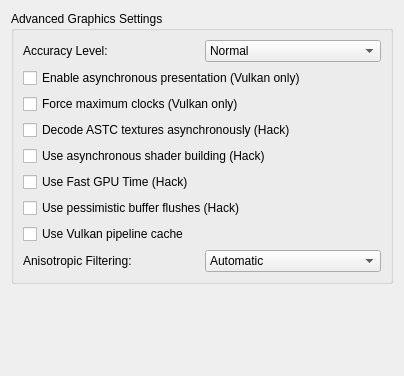
<?xml version="1.0" encoding="UTF-8"?>
<ui version="4.0">
 <class>ConfigureGraphicsAdvanced</class>
 <widget class="QWidget" name="ConfigureGraphicsAdvanced">
  <property name="geometry">
   <rect>
    <x>0</x>
    <y>0</y>
    <width>404</width>
    <height>376</height>
   </rect>
  </property>
  <property name="windowTitle">
   <string>Form</string>
  </property>
  <property name="accessibleName">
   <string>Advanced</string>
  </property>
  <layout class="QVBoxLayout" name="verticalLayout_1">
   <item>
    <layout class="QVBoxLayout" name="verticalLayout_2">
     <item>
      <widget class="QGroupBox" name="groupBox_1">
       <property name="title">
        <string>Advanced Graphics Settings</string>
       </property>
       <layout class="QVBoxLayout" name="verticalLayout_3">
        <item>
         <widget class="QWidget" name="gpu_accuracy_layout" native="true">
          <layout class="QHBoxLayout" name="horizontalLayout_2">
           <property name="leftMargin">
            <number>0</number>
           </property>
           <property name="topMargin">
            <number>0</number>
           </property>
           <property name="rightMargin">
            <number>0</number>
           </property>
           <property name="bottomMargin">
            <number>0</number>
           </property>
           <item>
            <widget class="QLabel" name="label_gpu_accuracy">
             <property name="text">
              <string>Accuracy Level:</string>
             </property>
            </widget>
           </item>
           <item>
            <widget class="QComboBox" name="gpu_accuracy">
             <item>
              <property name="text">
               <string notr="true">Normal</string>
              </property>
             </item>
             <item>
              <property name="text">
               <string notr="true">High</string>
              </property>
             </item>
             <item>
              <property name="text">
               <string notr="true">Extreme(very slow)</string>
              </property>
             </item>
            </widget>
           </item>
          </layout>
         </widget>
        </item>
        <item>
         <widget class="QCheckBox" name="async_present">
          <property name="text">
           <string>Enable asynchronous presentation (Vulkan only)</string>
          </property>
         </widget>
        </item>
        <item>
         <widget class="QCheckBox" name="renderer_force_max_clock">
          <property name="toolTip">
           <string>Runs work in the background while waiting for graphics commands to keep the GPU from lowering its clock speed.</string>
          </property>
          <property name="text">
           <string>Force maximum clocks (Vulkan only)</string>
          </property>
         </widget>
        </item>
        <item>
         <widget class="QCheckBox" name="async_astc">
          <property name="toolTip">
           <string>Enables asynchronous ASTC texture decoding, which may reduce load time stutter. This feature is experimental.</string>
          </property>
          <property name="text">
           <string>Decode ASTC textures asynchronously (Hack)</string>
          </property>
         </widget>
        </item>
        <item>
         <widget class="QCheckBox" name="use_asynchronous_shaders">
          <property name="toolTip">
           <string>Enables asynchronous shader compilation, which may reduce shader stutter. This feature is experimental.</string>
          </property>
          <property name="text">
           <string>Use asynchronous shader building (Hack)</string>
          </property>
         </widget>
        </item>
        <item>
         <widget class="QCheckBox" name="use_fast_gpu_time">
          <property name="toolTip">
           <string>Enables Fast GPU Time. This option will force most games to run at their highest native resolution.</string>
          </property>
          <property name="text">
           <string>Use Fast GPU Time (Hack)</string>
          </property>
         </widget>
        </item>
        <item>
         <widget class="QCheckBox" name="use_pessimistic_flushes">
          <property name="toolTip">
           <string>Enables pessimistic buffer flushes. This option will force unmodified buffers to be flushed, which can cost performance.</string>
          </property>
          <property name="text">
           <string>Use pessimistic buffer flushes (Hack)</string>
          </property>
         </widget>
        </item>
        <item>
         <widget class="QCheckBox" name="use_vulkan_driver_pipeline_cache">
          <property name="toolTip">
           <string>Enables GPU vendor-specific pipeline cache. This option can improve shader loading time significantly in cases where the Vulkan driver does not store pipeline cache files internally.</string>
          </property>
          <property name="text">
           <string>Use Vulkan pipeline cache</string>
          </property>
         </widget>
        </item>
        <item>
         <widget class="QWidget" name="af_layout" native="true">
          <layout class="QHBoxLayout" name="horizontalLayout_1">
           <property name="leftMargin">
            <number>0</number>
           </property>
           <property name="topMargin">
            <number>0</number>
           </property>
           <property name="rightMargin">
            <number>0</number>
           </property>
           <property name="bottomMargin">
            <number>0</number>
           </property>
           <item>
            <widget class="QLabel" name="af_label">
             <property name="text">
              <string>Anisotropic Filtering:</string>
             </property>
            </widget>
           </item>
           <item>
            <widget class="QComboBox" name="anisotropic_filtering_combobox">
             <item>
              <property name="text">
               <string>Automatic</string>
              </property>
             </item>
             <item>
              <property name="text">
               <string>Default</string>
              </property>
             </item>
             <item>
              <property name="text">
               <string>2x</string>
              </property>
             </item>
             <item>
              <property name="text">
               <string>4x</string>
              </property>
             </item>
             <item>
              <property name="text">
               <string>8x</string>
              </property>
             </item>
             <item>
              <property name="text">
               <string>16x</string>
              </property>
             </item>
            </widget>
           </item>
          </layout>
         </widget>
        </item>
       </layout>
      </widget>
     </item>
    </layout>
   </item>
   <item>
    <spacer name="verticalSpacer">
     <property name="orientation">
      <enum>Qt::Vertical</enum>
     </property>
     <property name="sizeHint" stdset="0">
      <size>
       <width>20</width>
       <height>40</height>
      </size>
     </property>
    </spacer>
   </item>
  </layout>
 </widget>
 <resources/>
 <connections/>
</ui>
